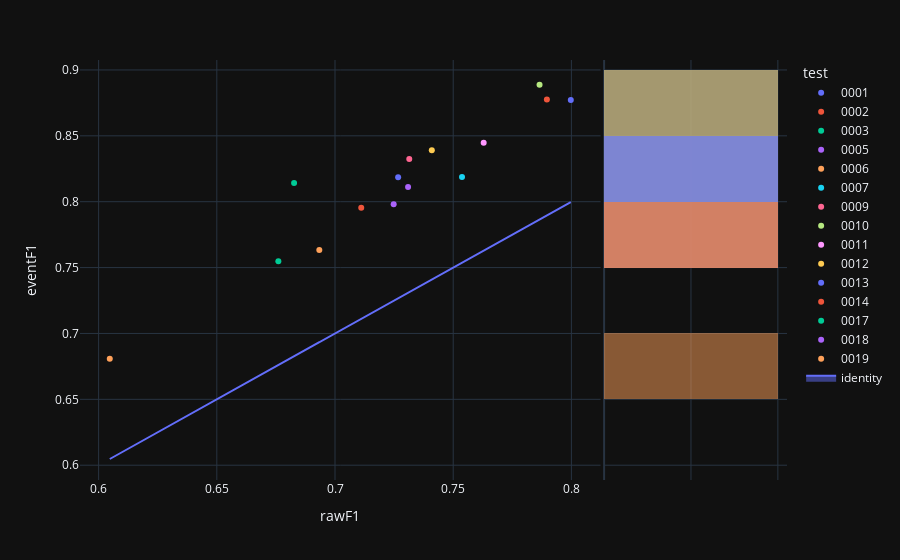

Notebook source saved alongside this figure:
### Code cell
fig=px.scatter(experimentModels_N2,x='rawF1',y='eventF1',color='test',hover_name='modelId', marginal_y="histogram")
fig.add_trace(
    go.Scatter(x=experimentModels_N2['rawF1'], y=experimentModels_N2['rawF1'], name="identity", mode='lines',fill="toself")
)
fig.show()

### Figure 1 — Plotly figure (JSON) as saved in the notebook; plotly's stock layout.template omitted (floating-point values rounded to 4 significant figures)
{"data": [{"hovertemplate": "<b>%{hovertext}</b><br><br>test=0001<br>rawF1=%{x}<br>eventF1=%{y}<extra></extra>", "hovertext": ["d79e5be1-85d3-472a-a22e-6481f5b1127b"], "legendgroup": "0001", "marker": {"color": "#636efa", "symbol": "circle"}, "mode": "markers", "name": "0001", "orientation": "v", "showlegend": true, "x": [0.7997], "xaxis": "x", "y": [0.8773], "yaxis": "y", "type": "scatter"}, {"alignmentgroup": "True", "bingroup": "y", "hovertemplate": "test=0001<br>eventF1=%{y}<br>count=%{x}<extra></extra>", "legendgroup": "0001", "marker": {"color": "#636efa"}, "name": "0001", "offsetgroup": "0001", "opacity": 0.5, "showlegend": false, "xaxis": "x2", "y": [0.8773], "yaxis": "y2", "type": "histogram"}, {"hovertemplate": "<b>%{hovertext}</b><br><br>test=0002<br>rawF1=%{x}<br>eventF1=%{y}<extra></extra>", "hovertext": ["604deeeb-1744-4dd9-97c3-bda02d1d0d27"], "legendgroup": "0002", "marker": {"color": "#EF553B", "symbol": "circle"}, "mode": "markers", "name": "0002", "orientation": "v", "showlegend": true, "x": [0.7896], "xaxis": "x", "y": [0.8775], "yaxis": "y", "type": "scatter"}, {"alignmentgroup": "True", "bingroup": "y", "hovertemplate": "test=0002<br>eventF1=%{y}<br>count=%{x}<extra></extra>", "legendgroup": "0002", "marker": {"color": "#EF553B"}, "name": "0002", "offsetgroup": "0002", "opacity": 0.5, "showlegend": false, "xaxis": "x2", "y": [0.8775], "yaxis": "y2", "type": "histogram"}, {"hovertemplate": "<b>%{hovertext}</b><br><br>test=0003<br>rawF1=%{x}<br>eventF1=%{y}<extra></extra>", "hovertext": ["fd829af9-4256-476c-bc47-c5390cafe144"], "legendgroup": "0003", "marker": {"color": "#00cc96", "symbol": "circle"}, "mode": "markers", "name": "0003", "orientation": "v", "showlegend": true, "x": [0.676], "xaxis": "x", "y": [0.7548], "yaxis": "y", "type": "scatter"}, {"alignmentgroup": "True", "bingroup": "y", "hovertemplate": "test=0003<br>eventF1=%{y}<br>count=%{x}<extra></extra>", "legendgroup": "0003", "marker": {"color": "#00cc96"}, "name": "0003", "offsetgroup": "0003", "opacity": 0.5, "showlegend": false, "xaxis": "x2", "y": [0.7548], "yaxis": "y2", "type": "histogram"}, {"hovertemplate": "<b>%{hovertext}</b><br><br>test=0005<br>rawF1=%{x}<br>eventF1=%{y}<extra></extra>", "hovertext": ["9fc96fec-cfb6-405e-8f65-e083b96b4243"], "legendgroup": "0005", "marker": {"color": "#ab63fa", "symbol": "circle"}, "mode": "markers", "name": "0005", "orientation": "v", "showlegend": true, "x": [0.7248], "xaxis": "x", "y": [0.7981], "yaxis": "y", "type": "scatter"}, {"alignmentgroup": "True", "bingroup": "y", "hovertemplate": "test=0005<br>eventF1=%{y}<br>count=%{x}<extra></extra>", "legendgroup": "0005", "marker": {"color": "#ab63fa"}, "name": "0005", "offsetgroup": "0005", "opacity": 0.5, "showlegend": false, "xaxis": "x2", "y": [0.7981], "yaxis": "y2", "type": "histogram"}, {"hovertemplate": "<b>%{hovertext}</b><br><br>test=0006<br>rawF1=%{x}<br>eventF1=%{y}<extra></extra>", "hovertext": ["e2547620-adc4-4bd4-9296-83d8386b6430"], "legendgroup": "0006", "marker": {"color": "#FFA15A", "symbol": "circle"}, "mode": "markers", "name": "0006", "orientation": "v", "showlegend": true, "x": [0.6047], "xaxis": "x", "y": [0.6809], "yaxis": "y", "type": "scatter"}, {"alignmentgroup": "True", "bingroup": "y", "hovertemplate": "test=0006<br>eventF1=%{y}<br>count=%{x}<extra></extra>", "legendgroup": "0006", "marker": {"color": "#FFA15A"}, "name": "0006", "offsetgroup": "0006", "opacity": 0.5, "showlegend": false, "xaxis": "x2", "y": [0.6809], "yaxis": "y2", "type": "histogram"}, {"hovertemplate": "<b>%{hovertext}</b><br><br>test=0007<br>rawF1=%{x}<br>eventF1=%{y}<extra></extra>", "hovertext": ["04b442ab-22b5-48a7-a1c0-072c20a626f0"], "legendgroup": "0007", "marker": {"color": "#19d3f3", "symbol": "circle"}, "mode": "markers", "name": "0007", "orientation": "v", "showlegend": true, "x": [0.7537], "xaxis": "x", "y": [0.8187], "yaxis": "y", "type": "scatter"}, {"alignmentgroup": "True", "bingroup": "y", "hovertemplate": "test=0007<br>eventF1=%{y}<br>count=%{x}<extra></extra>", "legendgroup": "0007", "marker": {"color": "#19d3f3"}, "name": "0007", "offsetgroup": "0007", "opacity": 0.5, "showlegend": false, "xaxis": "x2", "y": [0.8187], "yaxis": "y2", "type": "histogram"}, {"hovertemplate": "<b>%{hovertext}</b><br><br>test=0009<br>rawF1=%{x}<br>eventF1=%{y}<extra></extra>", "hovertext": ["0d3a86ae-0c6c-4b2b-a26b-fad23892331c"], "legendgroup": "0009", "marker": {"color": "#FF6692", "symbol": "circle"}, "mode": "markers", "name": "0009", "orientation": "v", "showlegend": true, "x": [0.7314], "xaxis": "x", "y": [0.8325], "yaxis": "y", "type": "scatter"}, {"alignmentgroup": "True", "bingroup": "y", "hovertemplate": "test=0009<br>eventF1=%{y}<br>count=%{x}<extra></extra>", "legendgroup": "0009", "marker": {"color": "#FF6692"}, "name": "0009", "offsetgroup": "0009", "opacity": 0.5, "showlegend": false, "xaxis": "x2", "y": [0.8325], "yaxis": "y2", "type": "histogram"}, {"hovertemplate": "<b>%{hovertext}</b><br><br>test=0010<br>rawF1=%{x}<br>eventF1=%{y}<extra></extra>", "hovertext": ["caf69e05-ecee-4093-b879-c3f91599d0af"], "legendgroup": "0010", "marker": {"color": "#B6E880", "symbol": "circle"}, "mode": "markers", "name": "0010", "orientation": "v", "showlegend": true, "x": [0.7865], "xaxis": "x", "y": [0.8888], "yaxis": "y", "type": "scatter"}, {"alignmentgroup": "True", "bingroup": "y", "hovertemplate": "test=0010<br>eventF1=%{y}<br>count=%{x}<extra></extra>", "legendgroup": "0010", "marker": {"color": "#B6E880"}, "name": "0010", "offsetgroup": "0010", "opacity": 0.5, "showlegend": false, "xaxis": "x2", "y": [0.8888], "yaxis": "y2", "type": "histogram"}, {"hovertemplate": "<b>%{hovertext}</b><br><br>test=0011<br>rawF1=%{x}<br>eventF1=%{y}<extra></extra>", "hovertext": ["ed3f6f59-4859-4d08-b747-68d09e29b921"], "legendgroup": "0011", "marker": {"color": "#FF97FF", "symbol": "circle"}, "mode": "markers", "name": "0011", "orientation": "v", "showlegend": true, "x": [0.7629], "xaxis": "x", "y": [0.8448], "yaxis": "y", "type": "scatter"}, {"alignmentgroup": "True", "bingroup": "y", "hovertemplate": "test=0011<br>eventF1=%{y}<br>count=%{x}<extra></extra>", "legendgroup": "0011", "marker": {"color": "#FF97FF"}, "name": "0011", "offsetgroup": "0011", "opacity": 0.5, "showlegend": false, "xaxis": "x2", "y": [0.8448], "yaxis": "y2", "type": "histogram"}, {"hovertemplate": "<b>%{hovertext}</b><br><br>test=0012<br>rawF1=%{x}<br>eventF1=%{y}<extra></extra>", "hovertext": ["a3abdc6c-1e79-45d2-90a9-06416c8ffa59"], "legendgroup": "0012", "marker": {"color": "#FECB52", "symbol": "circle"}, "mode": "markers", "name": "0012", "orientation": "v", "showlegend": true, "x": [0.7409], "xaxis": "x", "y": [0.8391], "yaxis": "y", "type": "scatter"}, {"alignmentgroup": "True", "bingroup": "y", "hovertemplate": "test=0012<br>eventF1=%{y}<br>count=%{x}<extra></extra>", "legendgroup": "0012", "marker": {"color": "#FECB52"}, "name": "0012", "offsetgroup": "0012", "opacity": 0.5, "showlegend": false, "xaxis": "x2", "y": [0.8391], "yaxis": "y2", "type": "histogram"}, {"hovertemplate": "<b>%{hovertext}</b><br><br>test=0013<br>rawF1=%{x}<br>eventF1=%{y}<extra></extra>", "hovertext": ["7004596b-b1ca-4324-8901-a0778774435f"], "legendgroup": "0013", "marker": {"color": "#636efa", "symbol": "circle"}, "mode": "markers", "name": "0013", "orientation": "v", "showlegend": true, "x": [0.7267], "xaxis": "x", "y": [0.8186], "yaxis": "y", "type": "scatter"}, {"alignmentgroup": "True", "bingroup": "y", "hovertemplate": "test=0013<br>eventF1=%{y}<br>count=%{x}<extra></extra>", "legendgroup": "0013", "marker": {"color": "#636efa"}, "name": "0013", "offsetgroup": "0013", "opacity": 0.5, "showlegend": false, "xaxis": "x2", "y": [0.8186], "yaxis": "y2", "type": "histogram"}, {"hovertemplate": "<b>%{hovertext}</b><br><br>test=0014<br>rawF1=%{x}<br>eventF1=%{y}<extra></extra>", "hovertext": ["b53310fe-00ec-479d-9bfa-8f290e751d12"], "legendgroup": "0014", "marker": {"color": "#EF553B", "symbol": "circle"}, "mode": "markers", "name": "0014", "orientation": "v", "showlegend": true, "x": [0.7111], "xaxis": "x", "y": [0.7954], "yaxis": "y", "type": "scatter"}, {"alignmentgroup": "True", "bingroup": "y", "hovertemplate": "test=0014<br>eventF1=%{y}<br>count=%{x}<extra></extra>", "legendgroup": "0014", "marker": {"color": "#EF553B"}, "name": "0014", "offsetgroup": "0014", "opacity": 0.5, "showlegend": false, "xaxis": "x2", "y": [0.7954], "yaxis": "y2", "type": "histogram"}, {"hovertemplate": "<b>%{hovertext}</b><br><br>test=0017<br>rawF1=%{x}<br>eventF1=%{y}<extra></extra>", "hovertext": ["578d1542-3fb4-47a1-9d2b-58dd25c765ac"], "legendgroup": "0017", "marker": {"color": "#00cc96", "symbol": "circle"}, "mode": "markers", "name": "0017", "orientation": "v", "showlegend": true, "x": [0.6827], "xaxis": "x", "y": [0.8142], "yaxis": "y", "type": "scatter"}, {"alignmentgroup": "True", "bingroup": "y", "hovertemplate": "test=0017<br>eventF1=%{y}<br>count=%{x}<extra></extra>", "legendgroup": "0017", "marker": {"color": "#00cc96"}, "name": "0017", "offsetgroup": "0017", "opacity": 0.5, "showlegend": false, "xaxis": "x2", "y": [0.8142], "yaxis": "y2", "type": "histogram"}, {"hovertemplate": "<b>%{hovertext}</b><br><br>test=0018<br>rawF1=%{x}<br>eventF1=%{y}<extra></extra>", "hovertext": ["31ed4519-9d74-4339-ac68-efa3f02eff43"], "legendgroup": "0018", "marker": {"color": "#ab63fa", "symbol": "circle"}, "mode": "markers", "name": "0018", "orientation": "v", "showlegend": true, "x": [0.7309], "xaxis": "x", "y": [0.8112], "yaxis": "y", "type": "scatter"}, {"alignmentgroup": "True", "bingroup": "y", "hovertemplate": "test=0018<br>eventF1=%{y}<br>count=%{x}<extra></extra>", "legendgroup": "0018", "marker": {"color": "#ab63fa"}, "name": "0018", "offsetgroup": "0018", "opacity": 0.5, "showlegend": false, "xaxis": "x2", "y": [0.8112], "yaxis": "y2", "type": "histogram"}, {"hovertemplate": "<b>%{hovertext}</b><br><br>test=0019<br>rawF1=%{x}<br>eventF1=%{y}<extra></extra>", "hovertext": ["d47ade15-c1f2-4a60-a813-dfa7c35c1cdf"], "legendgroup": "0019", "marker": {"color": "#FFA15A", "symbol": "circle"}, "mode": "markers", "name": "0019", "orientation": "v", "showlegend": true, "x": [0.6934], "xaxis": "x", "y": [0.7633], "yaxis": "y", "type": "scatter"}, {"alignmentgroup": "True", "bingroup": "y", "hovertemplate": "test=0019<br>eventF1=%{y}<br>count=%{x}<extra></extra>", "legendgroup": "0019", "marker": {"color": "#FFA15A"}, "name": "0019", "offsetgroup": "0019", "opacity": 0.5, "showlegend": false, "xaxis": "x2", "y": [0.7633], "yaxis": "y2", "type": "histogram"}, {"fill": "toself", "mode": "lines", "name": "identity", "x": [0.7997, 0.7896, 0.676, 0.7248, 0.6047, 0.7537, 0.7314, 0.7865, 0.7629, 0.7409, 0.7267, 0.7111, 0.6827, 0.7309, 0.6934], "y": [0.7997, 0.7896, 0.676, 0.7248, 0.6047, 0.7537, 0.7314, 0.7865, 0.7629, 0.7409, 0.7267, 0.7111, 0.6827, 0.7309, 0.6934], "type": "scatter"}], "layout": {"xaxis": {"anchor": "y", "domain": [0.0, 0.7363], "title": {"text": "rawF1"}}, "yaxis": {"anchor": "x", "domain": [0.0, 1.0], "title": {"text": "eventF1"}}, "xaxis2": {"anchor": "y2", "domain": [0.7413, 1.0], "matches": "x2", "showticklabels": false, "showline": false, "ticks": "", "showgrid": true}, "yaxis2": {"anchor": "x2", "domain": [0.0, 1.0], "matches": "y", "showticklabels": false, "showgrid": true}, "legend": {"title": {"text": "test"}, "tracegroupgap": 0}, "margin": {"t": 60}, "barmode": "overlay"}}
